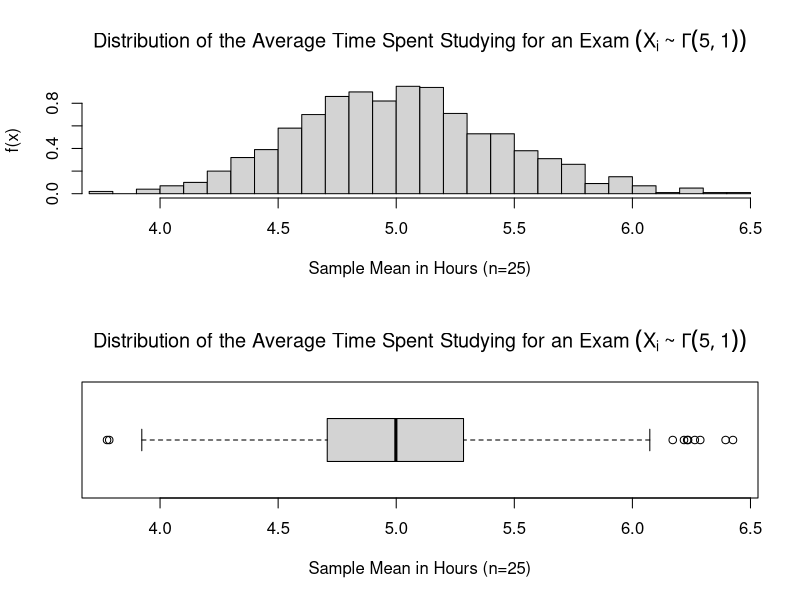

Write the R code that produced this figure.
###################
# FINAL PROJECT: PART 1C - STAT 3201(DONGES)
# HARSHIL PATEL, 11/23/2018   
###################

#set working directory
setwd("C:/Users/offic/OneDrive - The Ohio State University/data analytics/R programming Files/project")

set.seed(35) #this ensures you'll get the same random process every time you run the code

#################################
# Part 1C:
#################################

#Model the time spent studying for an exam. Take 1,000 random samples of size 25 from the distributions below. 
#Plot the empirical distribution of the sample mean, estimate the mean of the sample mean, and estimate the
#standard deviation of the sample mean. Compare the results to the theoretical results.

#THe distribution of a student's time spent studying for an exam is 
#distrubuted with a gamma distribution, with parameters: alpha=5, beta=1.

alpha<-5 
beta<-1 
sampleSize<-25
numberOfSamples<-1000
vectorOfSampleMeans<-vector()
samples<-vector()
# use a loop to generate and record 1000 random sample means with x[i]~Gamma(5,1) from samples of size 25.
for (i in 1:numberOfSamples) {
  samples<- rgamma(sampleSize,alpha,scale = beta)
  vectorOfSampleMeans[i]<-mean(samples)
}
#Determine the estimated mean & st. deviation of sample mean.
avgOfSampleMean<-mean(vectorOfSampleMeans)
sdtOfSampleMean<-sd(vectorOfSampleMeans)

#Determine the theoretical mean & st. deviation of sample mean.
theoreticalMeanOfSampleMean<-(beta*alpha)
theoreticalSDTOfSampleMean<-sqrt((alpha*(beta^2))/(sampleSize))

#Data Visualization, create a histrogram & boxplot of sample mean generated from previous operation.
par(mfrow=c(2,1))
hist(vectorOfSampleMeans,
    main = expression("Distribution of the Average Time Spent Studying for an Exam"~ (X[i]~"~"~Gamma(5,1))),
    ylab='f(x)',
    xlab = "Sample Mean in Hours (n=25)",
    breaks = 25,
    xlim = c(min(vectorOfSampleMeans),max(vectorOfSampleMeans)),
    freq = FALSE)
boxplot(vectorOfSampleMeans,
    main = expression("Distribution of the Average Time Spent Studying for an Exam"~ (X[i]~"~"~Gamma(5,1))),
    xlab = "Sample Mean in Hours (n=25)",
    horizontal = TRUE)